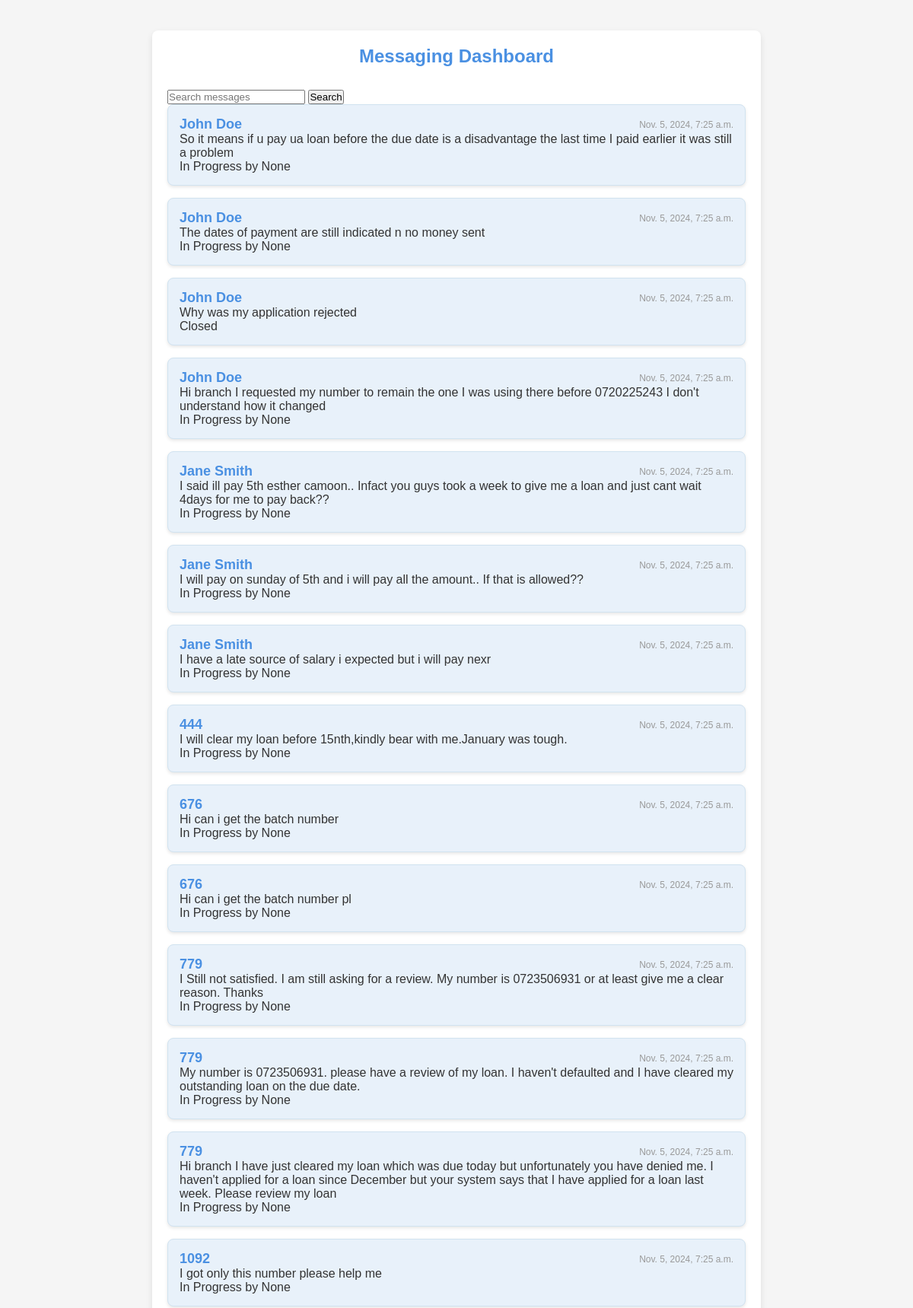
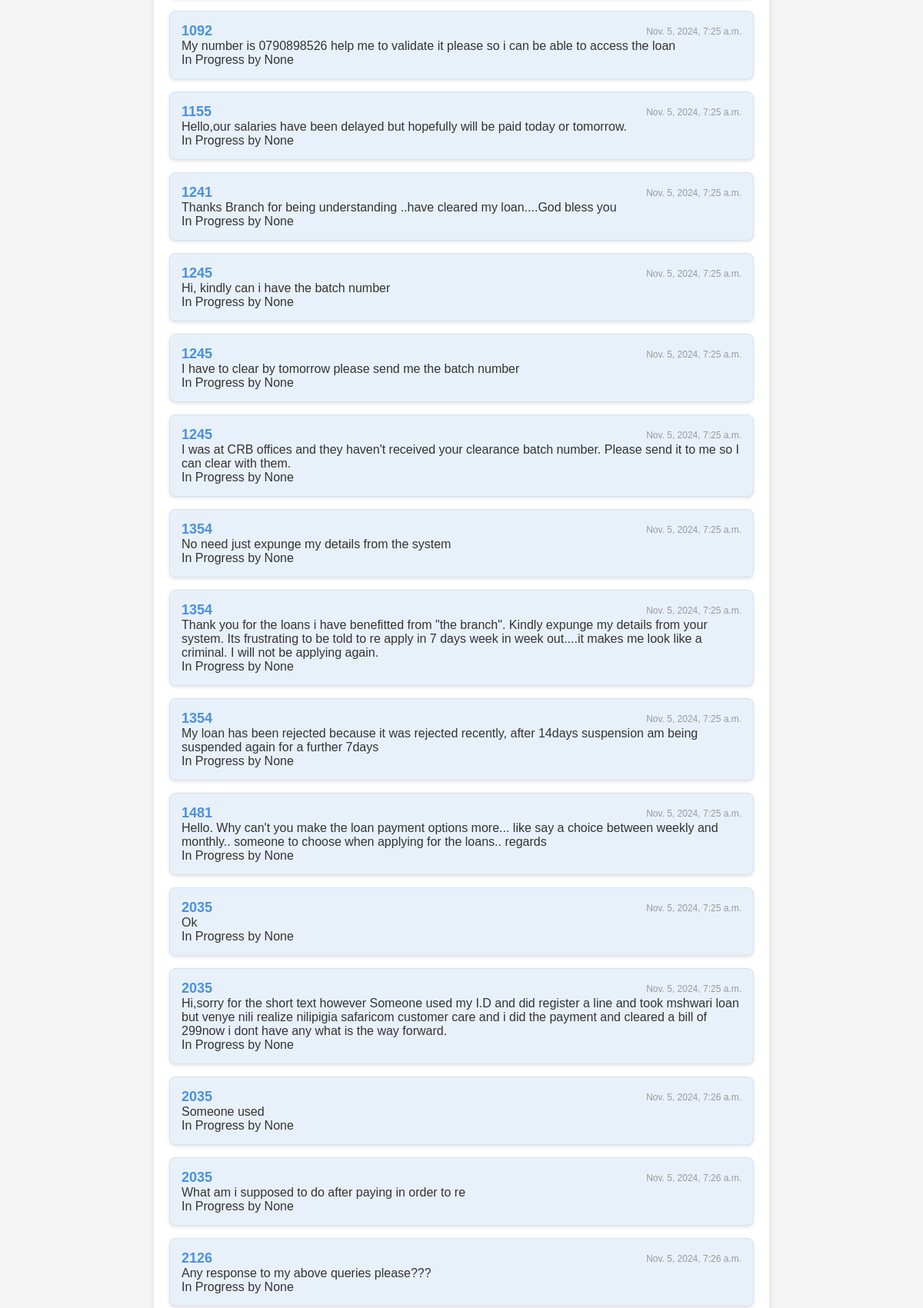
The app's page / (signed in, upper part) with its own data (2 pictures, top to bottom).
### messaging/models.py (models this page shows, shortened)
class Message(models.Model):
    STATUS_CHOICES = [
        ('new', 'New'),
        ('in_progress', 'In Progress'),
        ('resolved', 'Resolved'),
    ]
    URGENCY_LEVELS = [
        ('low', 'Low'),
        ('medium', 'Medium'),
        ('high', 'High'),
    ]
    customer = models.ForeignKey(Customer, on_delete=models.CASCADE)
    content = models.TextField()
    urgency = models.CharField(max_length=10, choices=URGENCY_LEVELS, default='low')
    timestamp = models.DateTimeField(auto_now_add=True)
    customer = models.ForeignKey(Customer, on_delete=models.CASCADE)
    agent = models.ForeignKey(Agent, on_delete=models.SET_NULL, null=True, blank=True)
    content = models.TextField()
    response = models.TextField(null=True, blank=True)
    timestamp = models.DateTimeField(auto_now_add=True)
    status = models.CharField(max_length=20, choices=STATUS_CHOICES, default='new')
    urgency = models.BooleanField(default=False)

class Customer(models.Model):
    name = models.CharField(max_length=100)
    email = models.EmailField(null=True, blank=True)
    phone = models.CharField(max_length=15, null=True, blank=True)
    account_number = models.CharField(max_length=20, null=True, blank=True)  # New field for account ID
    loan_status = models.CharField(max_length=50, null=True, blank=True)     # New field for loan status

### messaging/views.py (the view)
# urls.py: path('', views.message_list, name='message_list'),
@login_required
def message_list(request):
    if request.user.is_authenticated and hasattr(request.user, 'agent'):
        messages = Message.objects.filter(
            Q(status='new') | Q(agent=request.user.agent)
        ).order_by('-urgency', '-timestamp')
    else:
        messages = Message.objects.filter(status='new').order_by('-urgency', '-timestamp')
    messages = messages.order_by('-urgency', '-timestamp')
    query = request.GET.get('q', '')
    if query:
        messages = Message.objects.filter(
            Q(content__icontains=query) | Q(customer__name__icontains=query) | Q(customer__phone__icontains=query)
        )
    else:
        messages = Message.objects.all()
    return render(request, 'messaging/message_list.html', {'messages': messages, 'query': query})

### messaging/templates/messaging/message_list.html (shortened to what this page needs)
<!DOCTYPE html>
<html lang="en">
<head>
    {% load static %}
    <link rel="stylesheet" href="{% static 'css/style.css' %}">
</head>
<body>
<div class="container">
    <header>
        <h1>Messaging Dashboard</h1>
    </header>
    <form method="get" action="{% url 'message_list' %}">
        <input type="text" name="q" placeholder="Search messages" value="{{ query }}">
        <button type="submit">Search</button>
    </form>
    <section class="message-list">
        {% if messages %}
            {% for message in messages %}
                <div class="message-card {% if message.urgency %}urgent{% endif %}">
                    <div class="message-header">
                        <h3>{{ message.customer.name }}</h3>
                        <span class="timestamp">{{ message.timestamp }}</span>
                    </div>
                    <p>{{ message.content }}</p>
                    <div class="message-actions">
                        {% if message.status == 'new' %}
                            <a class="claim-button" href="{% url 'claim_message' message.id %}">Claim</a>
                        {% elif message.status == 'in_progress' and message.agent == request.user.agent %}
                            <a class="respond-button" href="{% url 'respond_to_message' message.id %}">Respond</a>
                        {% elif message.status == 'closed' %}
                            <span class="status-label">Closed</span>
                        {% else %}
                            <span class="status-label">In Progress by {{ message.agent }}</span>
                        {% endif %}
                    </div>
                </div>
            {% endfor %}
        {% else %}
            <p>No messages available.</p>
        {% endif %}
    </section>
</div>
</body>
</html>

### messaging/static/css/style.css (style rules this page uses)
* { margin: 0; padding: 0; box-sizing: border-box; }
body { font-family: Arial, sans-serif; background-color: #f5f5f5; color: #333333; }
.container { max-width: 800px; margin: 40px auto; padding: 20px; background-color: #ffffff; box-shadow: 0 4px 8px rgba(0, 0, 0, 0.1); border-radius: 8px; }
header { text-align: center; padding-bottom: 20px; }
header h1 { color: #4a90e2; font-size: 24px; margin-bottom: 10px; }
.message-list { display: flex; flex-direction: column; gap: 16px; }
.message-card { padding: 15px; border-radius: 8px; background-color: #e8f1fa; border: 1px solid #d1e3f0; box-shadow: 0 2px 4px rgba(0, 0, 0, 0.1); }
.message-header { display: flex; justify-content: space-between; align-items: center; }
.message-header h3 { font-size: 18px; color: #4a90e2; }
.timestamp { font-size: 12px; color: #999999; }

### records on screen
Message: customer.name "John Doe", timestamp "Nov. 5, 2024, 7:25 a.m.", content "So it means if u pay ua loan before the due date is a disadvantage the last time I paid earlier it was still a problem", agent "None"
Message: customer.name "John Doe", timestamp "Nov. 5, 2024, 7:25 a.m.", content "The dates of payment are still indicated n no money sent", agent "None"
Message: customer.name "John Doe", timestamp "Nov. 5, 2024, 7:25 a.m.", content "Why was my application rejected", status "Closed"
Message: customer.name "John Doe", timestamp "Nov. 5, 2024, 7:25 a.m.", content "Hi branch I requested my number to remain the one I was using there before 0720225243 I don't understand how it changed", agent "None"
Message: customer.name "Jane Smith", timestamp "Nov. 5, 2024, 7:25 a.m.", content "I said ill pay 5th esther camoon.. Infact you guys took a week to give me a loan and just cant wait 4days for me to pay back??", agent "None"
Message: customer.name "Jane Smith", timestamp "Nov. 5, 2024, 7:25 a.m.", content "I will pay on sunday of 5th and i will pay all the amount.. If that is allowed??", agent "None"
Message: customer.name "Jane Smith", timestamp "Nov. 5, 2024, 7:25 a.m.", content "I have a late source of salary i expected but i will pay nexr", agent "None"
Message: customer.name "444", timestamp "Nov. 5, 2024, 7:25 a.m.", content "I will clear my loan before 15nth,kindly bear with me.January was tough.", agent "None"
Message: customer.name "676", timestamp "Nov. 5, 2024, 7:25 a.m.", content "Hi can i get the batch number", agent "None"
Message: customer.name "676", timestamp "Nov. 5, 2024, 7:25 a.m.", content "Hi can i get the batch number pl", agent "None"
Message: customer.name "779", timestamp "Nov. 5, 2024, 7:25 a.m.", content "I Still not satisfied. I am still asking for a review. My number is 0723506931 or at least give me a clear reason. Thanks", agent "None"
Message: customer.name "779", timestamp "Nov. 5, 2024, 7:25 a.m.", content "My number is 0723506931. please have a review of my loan. I haven't defaulted and I have cleared my outstanding loan on the due date.", agent "None"
Message: customer.name "779", timestamp "Nov. 5, 2024, 7:25 a.m.", content "Hi branch I have just cleared my loan which was due today but unfortunately you have denied me. I haven't applied for a loan since December but your system says that I have applied for a loan last week. Please review my loan", agent "None"
Message: customer.name "1092", timestamp "Nov. 5, 2024, 7:25 a.m.", content "I got only this number please help me", agent "None"
Message: customer.name "1092", timestamp "Nov. 5, 2024, 7:25 a.m.", content "My number is 0790898526 help me to validate it please so i can be able to access the loan", agent "None"
Message: customer.name "1155", timestamp "Nov. 5, 2024, 7:25 a.m.", content "Hello,our salaries have been delayed but hopefully will be paid today or tomorrow.", agent "None"
Message: customer.name "1241", timestamp "Nov. 5, 2024, 7:25 a.m.", content "Thanks Branch for being understanding ..have cleared my loan....God bless you", agent "None"
Message: customer.name "1245", timestamp "Nov. 5, 2024, 7:25 a.m.", content "Hi, kindly can i have the batch number", agent "None"
Message: customer.name "1245", timestamp "Nov. 5, 2024, 7:25 a.m.", content "I have to clear by tomorrow please send me the batch number", agent "None"
Message: customer.name "1245", timestamp "Nov. 5, 2024, 7:25 a.m.", content "I was at CRB offices and they haven't received your clearance batch number. Please send it to me so I can clear with them.", agent "None"
Message: customer.name "1354", timestamp "Nov. 5, 2024, 7:25 a.m.", content "No need just expunge my details from the system", agent "None"
Message: customer.name "1354", timestamp "Nov. 5, 2024, 7:25 a.m.", content "Thank you for the loans i have benefitted from \"the branch\". Kindly expunge my details from your system. Its frustrating to be told to re apply in 7 days week in week out....it makes me look like a criminal. I will not be applying again.", agent "None"
Message: customer.name "1354", timestamp "Nov. 5, 2024, 7:25 a.m.", content "My loan has been rejected because it was rejected recently, after 14days suspension am being suspended again for a further 7days", agent "None"
Message: customer.name "1481", timestamp "Nov. 5, 2024, 7:25 a.m.", content "Hello. Why can't you make the loan payment options more... like say a choice between weekly and monthly.. someone to choose when applying for the loans.. regards", agent "None"
Message: customer.name "2035", timestamp "Nov. 5, 2024, 7:25 a.m.", content "Ok", agent "None"
Message: customer.name "2035", timestamp "Nov. 5, 2024, 7:25 a.m.", content "Hi,sorry for the short text however Someone used my I.D and did register a line and took mshwari loan but venye nili realize nilipigia safaricom customer care and i did the payment and cleared a bill of 299now i dont have any what is the way forward.", agent "None"
Message: customer.name "2035", timestamp "Nov. 5, 2024, 7:26 a.m.", content "Someone used", agent "None"
Message: customer.name "2035", timestamp "Nov. 5, 2024, 7:26 a.m.", content "What am i supposed to do after paying in order to re", agent "None"
Message: customer.name "2126", timestamp "Nov. 5, 2024, 7:26 a.m.", content "Any response to my above queries please???", agent "None"
